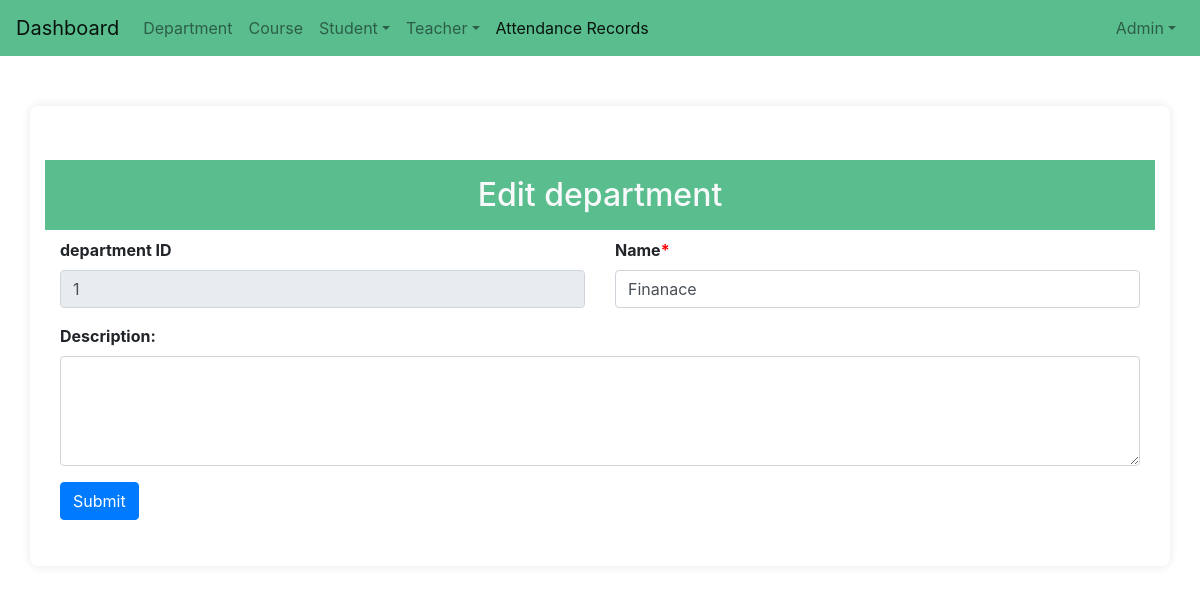
The page /department_update/1/ (signed in) on the database its author committed.
### attandance/models.py (models this page shows, shortened)
class CustomUser(AbstractUser):
    full_name = models.CharField(max_length=100, null=True)
    phone_number = models.CharField(max_length=15, blank=True, null=True)
    role = models.CharField(max_length=50, null=True)
    date_of_creation = models.DateField(auto_now_add=True, null=True)
    last_login_date = models.DateField(blank=True, null=True)
    is_super_admin = models.BooleanField(default=False)
    teacher = models.OneToOneField(Teacher, on_delete=models.CASCADE, null=True, blank=True)
    objects = CustomUserManager()

class Department(models.Model):
    dep_id = models.CharField(max_length=100, null=True)
    name = models.CharField(max_length=255, )
    description = models.TextField(blank=True, null=True)
    created_on = models.DateTimeField(auto_now_add=True)
    updated_on = models.DateTimeField(auto_now=True)
    def __str__(self):
        return self.name

### attandance/views.py (the view, shortened to what this page needs)
# urls.py: path('department_update/<int:department_id>/', views.department_update, name='department_update'),
@login_required(login_url='home')
def department_update(request, department_id):
    department = get_object_or_404(Department, pk=department_id)
    dep_id = Department.objects.order_by('-created_on').first()
    print(dep_id)
    if dep_id is None:
        dep_id = 1
        print(dep_id)
    context = {
        'department': department,
        "dep_id":dep_id
    }
    return render(request, 'admin/department/department_update.html', context)

### templates/admin/department/department_update.html (shortened to what this page needs)
<html lang="en">
{% load static %}
<head>
</head>
<body>
    {% include 'navbar.html' %}
    <div class="container">
        <h2 class="text-center text-light py-3 mt-4" style="background: #59bd8e;">Edit department</h2>
        <form method="post" enctype="multipart/form-data">
            <div class="container-fluid">
                <div class="row">
                    <div class="col-md-6">
                        <label for="dep_id" class="form-label mandatory-label">department ID</label>
                        <input type="text" class="form-control" id="dep_id" value="{{ form_data.dep_id|default:department.dep_id }}" name="dep_id"  readonly>
                    </div>
                    <div class="col-md-6">
                        <label for="name" class="form-label">Name<span style="color:red;">*</span></label>
                        <input type="text" class="form-control" id="name" name="name"
                            value="{{ form_data.name|default:department.name }}" >
                    </div>
                </div>
                <div class="row mt-3">
                    <div class="col-md-12">
                        <label for="description" class="form-label">Description: </label>
                        <textarea class="form-control" id="description" name="description" rows="4" >{{department.description}}</textarea>
                    </div>
                </div>
                <div class="row mt-3">
                    <div class="col-md-12 ">
                        <button type="submit" class="btn btn-primary">Submit</button>
                    </div>
                </div>
            </div>
        </form>
    </div>
</body>
</html>

### templates/navbar.html (shortened to what this page needs)
<html lang="en">
<head>
  <link rel="stylesheet" href="https://maxcdn.bootstrapcdn.com/bootstrap/4.5.2/css/bootstrap.min.css">
  <link rel="stylesheet" href="https://cdn.datatables.net/1.13.6/css/jquery.dataTables.min.css">
  <link href="https://cdnjs.cloudflare.com/ajax/libs/select2/4.1.0/css/select2.min.css" rel="stylesheet" />
  <link rel="stylesheet" href="https://cdnjs.cloudflare.com/ajax/libs/font-awesome/5.15.3/css/all.min.css">
</head>
<body>
  <nav class="navbar navbar-expand-lg navbar-light" style="background: #59bd8e;">
    <a class="navbar-brand" href="/dashboard">Dashboard</a>
    <div class="collapse navbar-collapse" id="navbarSupportedContent">
      <ul class="navbar-nav mr-auto">
        <li class="nav-item ">
          <a class="nav-link" href="{% url 'department_list' %}">Department</a>
        </li>
        <li class="nav-item ">
          <a class="nav-link" href="{% url 'courses_list' %}">Course</a>
        </li>
        <li class="nav-item dropdown">
          <a class="nav-link dropdown-toggle" data-toggle="dropdown" href="#">Student</a>
        </li>
        <li class="nav-item dropdown">
          <a class="nav-link dropdown-toggle" data-toggle="dropdown" href="#">Teacher</a>
        </li>
        <li class="nav-item active">
          <a class="nav-link" href="/upload_and_filter_attendance">Attendance Records
       </a>
        </li>
      </ul>
      <ul class="navbar-nav ml-auto">
        {% if user.username is not None %}
        <li class="nav-item dropdown custom-dropdown">
          <a class="nav-link dropdown-toggle" data-toggle="dropdown" href="#">{{ user.username|capfirst }}</a>
        </li>
        {% endif %}
      </ul>
    </div>
</nav>
</body>
</html>

### templates/admin/department/department_update.html (style rules this page uses)
body { background-color: #f8f9fa; font-family: Arial, sans-serif; }
.container { max-width: 800px; background: #ffffff; padding: 30px; border-radius: 8px; box-shadow: 0 0 10px rgba(0, 0, 0, 0.1); margin-top: 50px; }
.form-label { font-weight: bold; }
.form-control { border-radius: 5px; }
.btn-primary { background-color: #59bd8e; border: none; border-radius: 5px; padding: 10px 20px; font-size: 1rem; }

### rows shown on the page
CustomUser: username "Admin"
Department: dep_id "1", name "Finanace"
